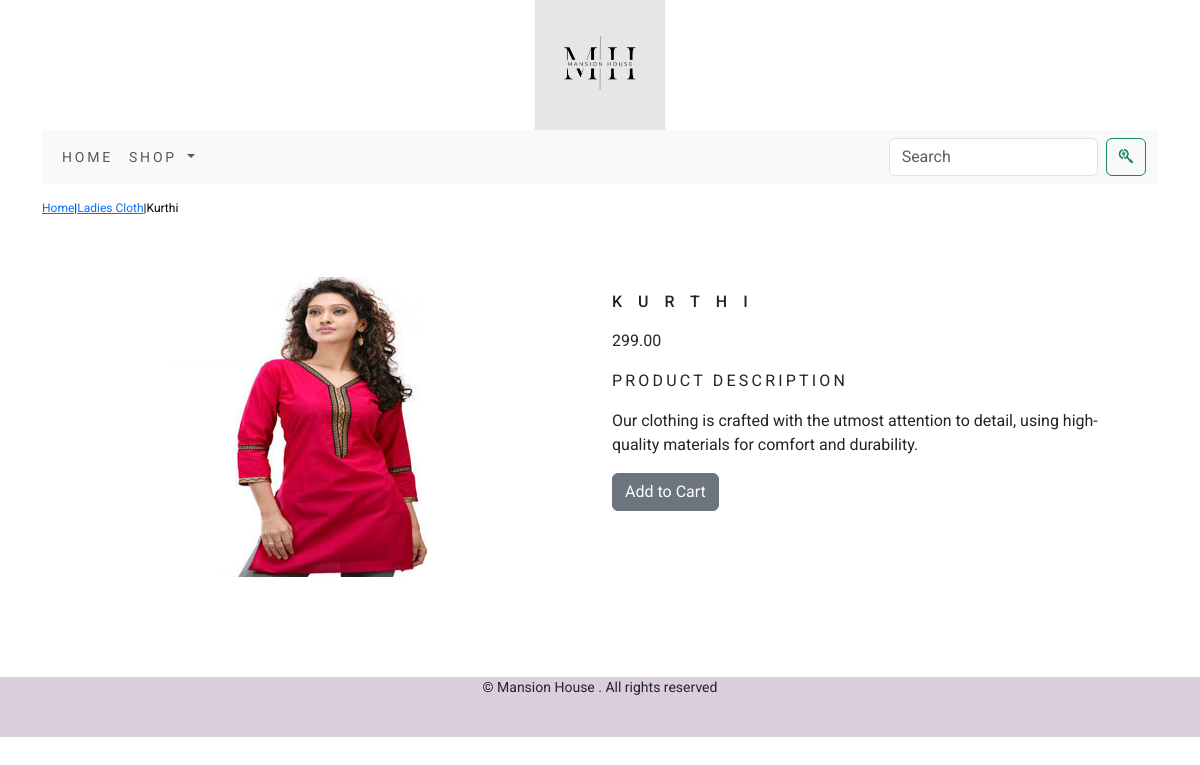
Screenshot of /shop/ladies-cloth/kurthi/ with the database file from the repository.
### shop/models.py (models this page shows, shortened)
class Product(models.Model):
    name=models.CharField(max_length=250,unique=True)
    slug = models.SlugField(max_length=250, unique=True)
    description = models.TextField(blank=True)
    price=models.DecimalField(max_digits=10,decimal_places=2)
    category=models.ForeignKey(Category,on_delete=models.CASCADE)
    image=models.ImageField(upload_to='product',blank=True)
    stock=models.IntegerField()
    available=models.BooleanField(default=True)
    created=models.DateTimeField(auto_now_add=True)
    updated=models.DateTimeField(auto_now=True)
    class Meta:
        ordering=('name',)
        verbose_name='product'
        verbose_name_plural='products'

class Category(models.Model):
    name=models.CharField(max_length=260,unique=True)
    slug=models.SlugField(max_length=250,unique=True)
    description=models.TextField(blank=True)
    image=models.ImageField(upload_to='category',blank=True)
    class Meta:
        ordering=('name',)
        verbose_name='category'
        verbose_name_plural='categories'
    def get_url(self):
        return reverse('shop:products_by_category',args=[self.slug])
    def __str__(self):
        return '{}'.format(self.name)

### shop/views.py (the view)
# urls.py: path('<slug:c_slug>/<slug:product_slug>/',views.ProDetail,name='prodCatdetail'),
def ProDetail(request,c_slug,product_slug):
    try:
        product=Product.objects.get(category__slug=c_slug,slug=product_slug)
    except Exception as e:
        raise e
    return render(request,'product.html',{'product':product})

### cart/context_processors.py (called while the page is built)
def counter(request):
    item_count=0
    if 'admin' in request.path:
        return {}
    else:
        try:
            cart=Cart.objects.filter(cart_id=_cart_id(request))
            cart_items=CartItem.objects.all().filter(cart=cart[:1])
            for cart_item in cart_items:
                item_count+=cart_item.quantity
        except Cart.DoesNotExist:
            item_count=0
    return dict(item_count=item_count)

### cart/views.py (called while the page is built)
def _cart_id(request):
    cart=request.session.session_key
    if not cart:
        cart=request.session.create()
    return cart

### shop/context_processors.py (called while the page is built)
def menu_links(request):
    links=Category.objects.all()
    return dict(links=links)

### templates/product.html (shortened to what this page needs)
{% extends 'base.html' %}
{% load static %}
{% block content %}
<div class="row my_prod_row_class">
    <div class="mx_auto">
        <p><a href="{% url 'shop:allProdCat' %}">Home</a>|<a href="{{product.category.get_url}}">{{product.category}}</a>|{{product.name}}</p>
    </div>
</div>
<div class="container">
<br>
<div class="row">
    <div class="col-12 col-sm-12 col-md-12 col-lg-6 text-center">
        <div style="min-width:18rem">
            <img src="{{product.image.url}}" alt="{{product.name}}" class="my_img">
        </div>
    </div>
        <div class="col-12 col-sm-12 col-md-12 col-lg-6">
            <div>
            <h1 class="my_prod_title">{{product.name}}</h1>
            <p>{{product.price}}</p>
            <p class="my_title">Product Description</p>
            <p class="text-justify my_prod_text">{{product.description}}</p>
            {% if product.stock <= 0 %}
            <p class="text-justify my_prod_text"><b>Out of Stock</b></p>
            {% else %}
            <a class="btn btn-secondary" href="{% url 'cart:add_cart' product.id%}">Add to Cart</a>
            {% endif %}
        </div>
    </div>
</div>
    </div>
{% endblock %}

### static/css/custom.css (style rules this page uses)
body { font-family: 'Roboto', sans-serif; }
.my_title { font-size:16px; text-transform:uppercase; letter-spacing:.2em; }
.my_prod_row_class { padding-top:15px; padding-bottom:20px; }
.my_prod_row_class .mx_auto { color:#000; font-size:12px; text-decoration:none; }
.my_prod_title { font-size:16px; text-transform:uppercase; letter-spacing:1em; padding-top:15px; padding-bottom:10px; }
.my_prod_text { padding-right:20px; }
.my_img { width:300px; height:300px; }

### rows the page displays
Product: category "Ladies Cloth", name "Kurthi", image (picture), name "KURTHI", price "299.00", description "Our clothing is crafted with the utmost attention to detail, using high-quality materials for comfort and durability."
